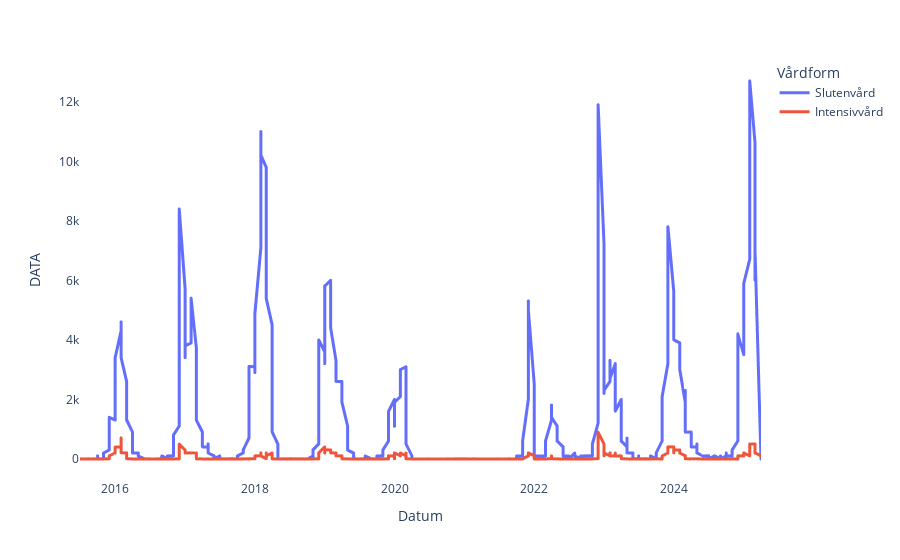

Notebook source saved alongside this figure:
### Code cell
fig = px.line(df_vård, x="Datum", y="DATA",markers=False,color="Vårdform")

fig.update_traces(line=dict(width= 3))
fig.update_layout(plot_bgcolor="white")

fig.show()

### Figure 1 — Plotly figure (JSON) as saved in the notebook; plotly's stock layout.template omitted (floating-point values rounded to 4 significant figures; data arrays with more than 128 entries replaced by an {"elided": "..."} marker saying what was removed)
{"data": [{"hovertemplate": "Vårdform=Slutenvård<br>Datum=%{x}<br>DATA=%{y}<extra></extra>", "legendgroup": "Slutenvård", "line": {"color": "#636efa", "dash": "solid", "width": 3}, "marker": {"symbol": "circle"}, "mode": "lines", "name": "Slutenvård", "showlegend": true, "type": "scattergl", "x": {"elided": "510 str values"}, "xaxis": "x", "y": {"elided": "510 float values"}, "yaxis": "y"}, {"hovertemplate": "Vårdform=Intensivvård<br>Datum=%{x}<br>DATA=%{y}<extra></extra>", "legendgroup": "Intensivvård", "line": {"color": "#EF553B", "dash": "solid", "width": 3}, "marker": {"symbol": "circle"}, "mode": "lines", "name": "Intensivvård", "showlegend": true, "type": "scattergl", "x": {"elided": "510 str values"}, "xaxis": "x", "y": {"elided": "510 float values"}, "yaxis": "y"}], "layout": {"legend": {"title": {"text": "Vårdform"}, "tracegroupgap": 0}, "margin": {"t": 60}, "plot_bgcolor": "white", "xaxis": {"anchor": "y", "domain": [0, 1], "title": {"text": "Datum"}}, "yaxis": {"anchor": "x", "domain": [0, 1], "title": {"text": "DATA"}}}}
